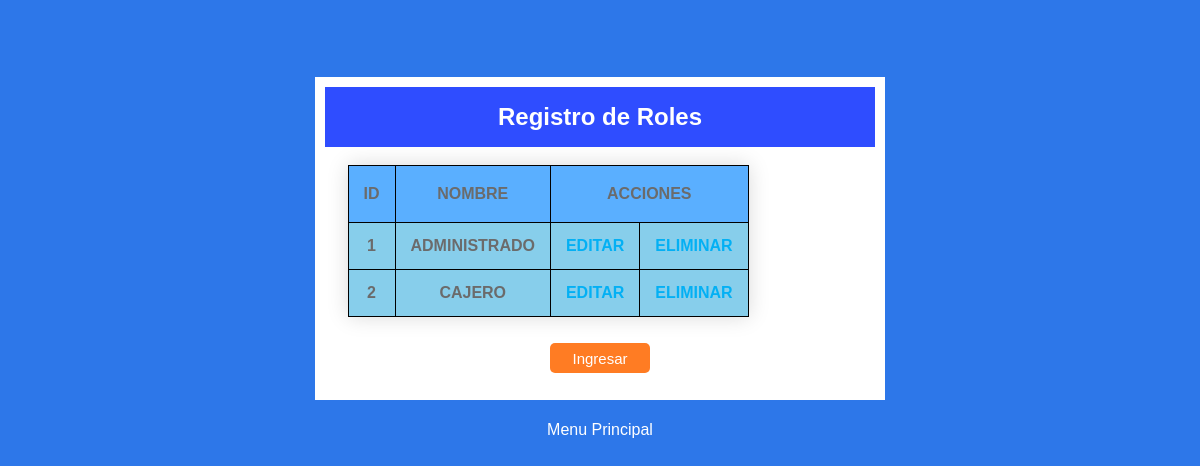
/agregar_roles.php, run on the app's committed database.
### tables this page shows
CREATE TABLE `roles` (
  `id` int(11) NOT NULL,
  `nombre` varchar(12) NOT NULL,
  `fecha_creacion` timestamp NOT NULL DEFAULT current_timestamp() ON UPDATE current_timestamp()
);

### funciones/funciones.php (called while the page is built, shortened)
<?php
function consulta($con,$sql,$error){
	$resultado=mysqli_query($con,$sql) or die (mysqli_error($con));
	return $resultado;
}
?>

### agregar_roles.php (the view, shortened to what this page needs)
<!doctype html>
<html>
<head>
    <link rel="stylesheet" type="text/css" href="css/generales.css">
    <link rel="stylesheet" type="text/css" href="css/agregar_roles.css">
</head>
<body>
    <div class="contenedor-principal">
        <div class="contenedor-info" id="info-roles">
            <h1>Registro de Roles</h1>
            <?php
            require_once('funciones/conexion.php');
            require_once('funciones/funciones.php');
            $sql = "select * from roles";
            $error = "Error al cargar los roles";
            $buscar = consulta($con, $sql, $error);
            $info = mysqli_fetch_assoc($buscar);
            $idRoles = $info['id'];
            $sql = "SELECT *  FROM roles";
            $error_msg = "No existen roles";
            $query = consulta($con, $sql, $error_msg);
            ?>
            <ul class="info-roles">
                <table class="table">
                    <thead class="table-success table-striped">
                        <tr>
                            <th>id</th>
                            <th>nombre</th>
                            <th align="center" colspan="2">acciones</th>
                        </tr>
                    </thead>
                    <tbody>
                    <?php
                            while($rol=mysqli_fetch_array($query)){
                        ?>
                            <tr>
                                <td><?php echo $rol['id']?></td>
                                <td><?php echo $rol['nombre']?></td>
                                <td><a href="Roles/actualizar_r.php?id=<?php echo $rol['id'] ?>" class="btn btn-info">Editar</a></td>
                                <td><a href="Roles/delete_r.php?id=<?php echo $rol['id'] ?>" class="btn btn-danger">Eliminar</a></td>
                             </tr>
                            <?php
                            }
                            ?>
                    </tbody>
                </table>
            </ul>
            <button id="rolesInfo" value="<?php echo $idRoles; ?>">Ingresar</button>
        </div>
        <a href="administrador.php" class="link-menu">Menu Principal</a>
    </div>
</body>
</html>

### css/generales.css (style rules this page uses)
body, html { background: black; color: #6b6b6b; cursor: default; font-family: Verdana, Arial, Helvetica, sans-serif; font-size: 12pt; line-height: 16px; margin: 0px; padding: 0px; width: 100%; height: 100vh; }
* { box-sizing:border-box; }
a { color:#03b0f4; text-decoration: none; }
.contenedor-principal { width: 100%; height: 100%; min-height:100vh; padding: 20px 30px; position:absolute; background: #2D77E9; }
.link-menu { display:block; width:200px; margin:0px auto; margin-top:2%; color:white; text-align:center; }

### css/agregar_roles.css (style rules this page uses)
.contenedor-info { width:50%; min-width:300px; height:auto; margin:0px auto; margin-top:5%; padding:10px; padding-bottom:10px; background:white; }
.contenedor-info h1, .form-editar h1 { background:#2F4DFF; color:white; display: flex; align-items: center; justify-content: center; font-size: 150%; height: 60px; margin:0px; margin-bottom:5%; }
.info-roles { list-style:none; padding:0px; width:70%; margin:0px auto; }
#rolesInfo { display:block; margin:0px auto; margin-top:3%; margin-bottom:3%; width:100px; height:30px; background-color:#FF7C23; color:white; padding:5px; border:none; border-radius:5px; font-size:15px; cursor:pointer; }
.table { border-collapse: collapse; margin: 25px 0; font-size: 1.0em; font-family: sans-serif; min-width: 400px; box-shadow: 0 0 20px rgba(0, 0, 0, 0.15); width: 80%; border: 1px solid black; margin-top:5%; padding:10px; padding-bottom:10px; height:auto; margin:0px auto; }
.table { background-color: rgb(86, 163, 188); height: 150px; width: 150px; }
.table { background-color: #ffffff; width: 50%; height: 100px; left: -60px; position: relative; top: -10px; width: 100px; height:auto; }
thead { background: rgba(0, 132, 255, 0.649); }
th { padding: 20px 15px; font-weight: 700; text-transform: uppercase; width: 25%; text-align: center; vertical-align: top; border: 1px solid #000; border-collapse: collapse; caption-side: bottom; }
td { padding: 15px; border-bottom: solid 5px rgb(255, 255, 255); font-weight: 700; text-transform: uppercase; border: 1px solid #000; text-align: center; text-transform: uppercase; }
tbody tr { cursor: pointer; background: skyblue; }

### data on the page
roles: id "1", nombre "ADMINISTRADO"
roles: id "2", nombre "CAJERO"
